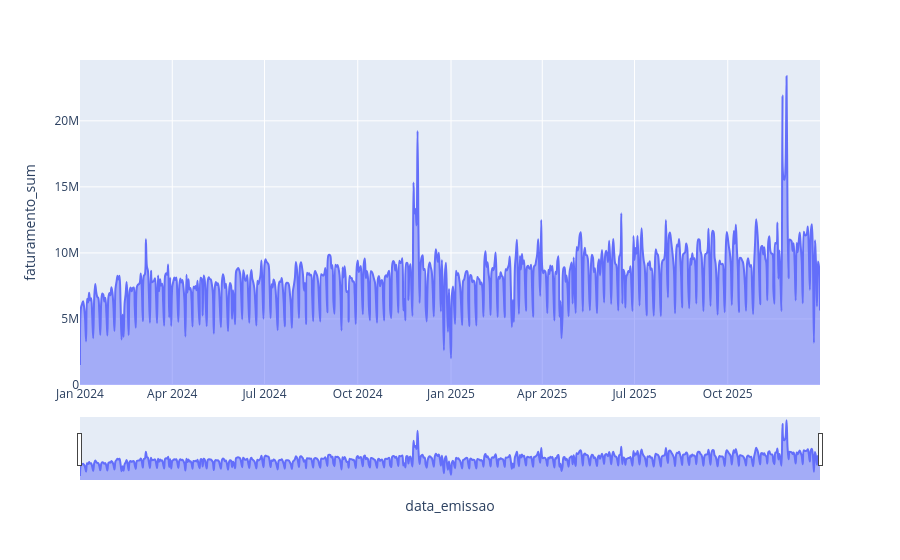

Notebook cell for this chart:
### Code cell
fig = px.area(dfv_day, x=dfv_day.index, y="faturamento_sum", line_shape="spline")
fig.update_xaxes(rangeslider_visible=True)
fig.show()

### Figure 1 — Plotly figure (JSON) as saved in the notebook; plotly's stock layout.template omitted (floating-point values rounded to 4 significant figures; data arrays with more than 128 entries replaced by an {"elided": "..."} marker saying what was removed)
{"data": [{"fillpattern": {"shape": ""}, "hovertemplate": "data_emissao=%{x}<br>faturamento_sum=%{y}<extra></extra>", "legendgroup": "", "line": {"color": "#636efa", "shape": "spline"}, "marker": {"symbol": "circle"}, "mode": "lines", "name": "", "orientation": "v", "showlegend": false, "stackgroup": "1", "type": "scatter", "x": {"elided": "731 str values"}, "xaxis": "x", "y": {"elided": "731 float values"}, "yaxis": "y"}], "layout": {"legend": {"tracegroupgap": 0}, "margin": {"t": 60}, "xaxis": {"anchor": "y", "domain": [0, 1], "rangeslider": {"visible": true}, "title": {"text": "data_emissao"}}, "yaxis": {"anchor": "x", "domain": [0, 1], "title": {"text": "faturamento_sum"}}}}
